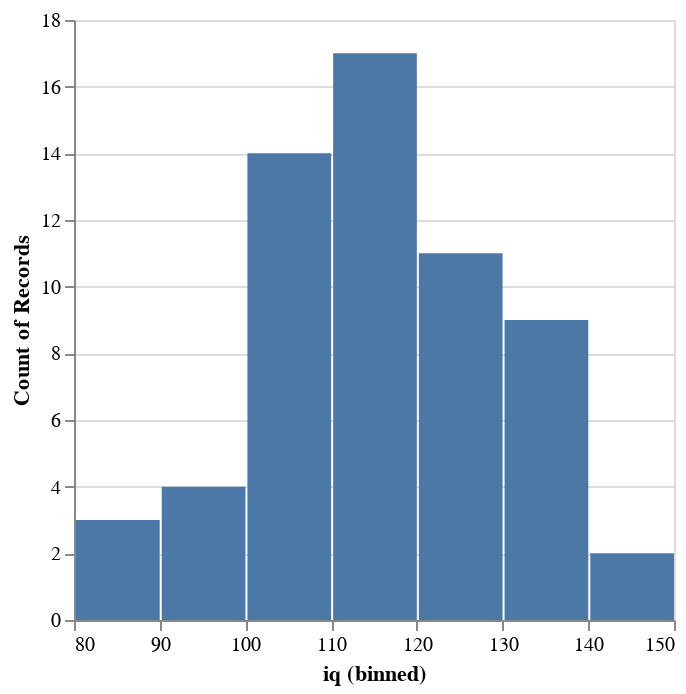

This figure's notebook cell:
### Markdown cell above
Note that this is a _text_ plot and the cell in the notebook renders markdown, so the numbers are slightly misaligned. If you did this from a REPL they would be aligned exactly. In this example, the `plot/text:hist` function did the binning for us. We can also plot this graphically and use Vega-Lite to do the binning.

### Code cell
(ips:plot
 (vega:defplot iq-plot `(:mark :bar
                         :data (:values ,iq-scores)
                         :width 300
                         :encoding (:x (:field iq :bin (:maxbin 8))
                                    :y (:aggregate "count")))))

### Figure 1 — Vega-Lite specification as saved in the notebook (floating-point values rounded to 4 significant figures)
{"$schema": "https://vega.github.io/schema/vega-lite/v5.json", "data": {"values": [{"iq": 101}, {"iq": 82}, {"iq": 102}, {"iq": 114}, {"iq": 112}, {"iq": 114}, {"iq": 128}, {"iq": 110}, {"iq": 108}, {"iq": 102}, {"iq": 89}, {"iq": 97}, {"iq": 105}, {"iq": 122}, {"iq": 101}, {"iq": 139}, {"iq": 114}, {"iq": 103}, {"iq": 90}, {"iq": 117}, {"iq": 137}, {"iq": 109}, {"iq": 117}, {"iq": 127}, {"iq": 102}, {"iq": 116}, {"iq": 133}, {"iq": 115}, {"iq": 124}, {"iq": 106}, {"iq": 124}, {"iq": 127}, {"iq": 110}, {"iq": 117}, {"iq": 131}, {"iq": 109}, {"iq": 136}, {"iq": 100}, {"iq": 94}, {"iq": 123}, {"iq": 113}, {"iq": 81}, {"iq": 113}, {"iq": 134}, {"iq": 109}, {"iq": 112}, {"iq": 124}, {"iq": 134}, {"iq": 142}, {"iq": 101}, {"iq": 118}, {"iq": 118}, {"iq": 110}, {"iq": 96}, {"iq": 130}, {"iq": 125}, {"iq": 122}, {"iq": 126}, {"iq": 139}, {"iq": 145}]}, "encoding": {"x": {"bin": {"maxbin": 8}, "field": "iq"}, "y": {"aggregate": "count"}}, "mark": "bar", "width": 300}
